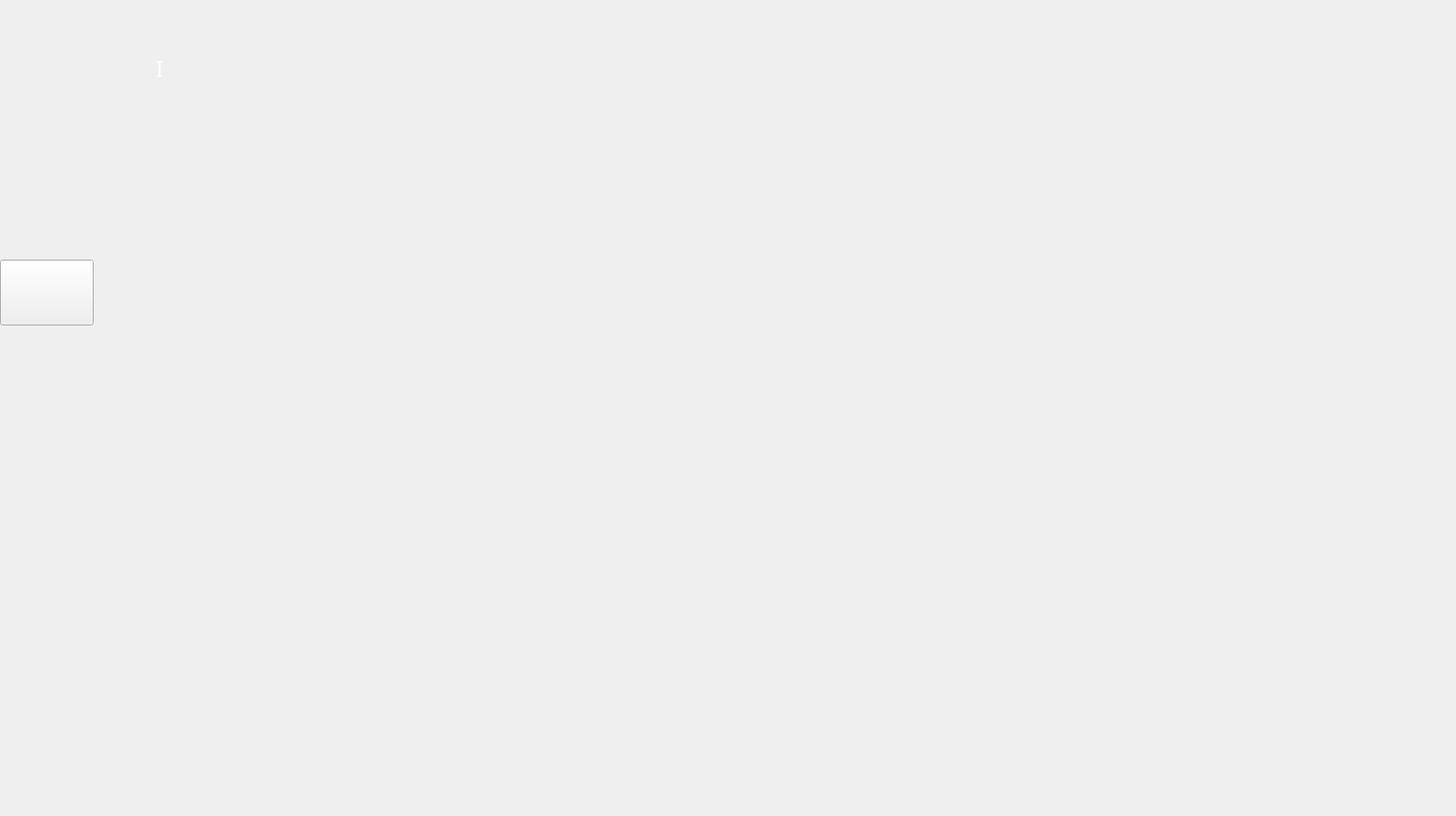
<?xml version="1.0" encoding="UTF-8"?>
<ui version="4.0">
 <class>WaveformSeparation</class>
 <widget class="QWidget" name="WaveformSeparation">
  <property name="geometry">
   <rect>
    <x>0</x>
    <y>0</y>
    <width>1570</width>
    <height>880</height>
   </rect>
  </property>
  <property name="minimumSize">
   <size>
    <width>1570</width>
    <height>880</height>
   </size>
  </property>
  <property name="maximumSize">
   <size>
    <width>1570</width>
    <height>880</height>
   </size>
  </property>
  <property name="windowTitle">
   <string>WaveformSeparation</string>
  </property>
  <widget class="QStackedWidget" name="StackedWidget">
   <property name="geometry">
    <rect>
     <x>0</x>
     <y>0</y>
     <width>1570</width>
     <height>880</height>
    </rect>
   </property>
   <property name="minimumSize">
    <size>
     <width>1570</width>
     <height>880</height>
    </size>
   </property>
   <property name="maximumSize">
    <size>
     <width>1570</width>
     <height>880</height>
    </size>
   </property>
   <property name="styleSheet">
    <string notr="true"/>
   </property>
   <property name="currentIndex">
    <number>0</number>
   </property>
   <widget class="QWidget" name="page">
    <widget class="QCustomPlot" name="widget" native="true">
     <property name="geometry">
      <rect>
       <x>160</x>
       <y>106</y>
       <width>1375</width>
       <height>160</height>
      </rect>
     </property>
     <property name="minimumSize">
      <size>
       <width>1375</width>
       <height>160</height>
      </size>
     </property>
     <property name="maximumSize">
      <size>
       <width>1375</width>
       <height>160</height>
      </size>
     </property>
     <widget class="QLabel" name="label_8">
      <property name="geometry">
       <rect>
        <x>0</x>
        <y>158</y>
        <width>1375</width>
        <height>2</height>
       </rect>
      </property>
      <property name="minimumSize">
       <size>
        <width>1375</width>
        <height>2</height>
       </size>
      </property>
      <property name="maximumSize">
       <size>
        <width>1375</width>
        <height>2</height>
       </size>
      </property>
      <property name="styleSheet">
       <string notr="true">background-image: url(:/WaveformSeparation/Line 2 (Stroke).png);</string>
      </property>
      <property name="text">
       <string/>
      </property>
     </widget>
    </widget>
    <widget class="QLabel" name="Label">
     <property name="geometry">
      <rect>
       <x>0</x>
       <y>0</y>
       <width>1570</width>
       <height>880</height>
      </rect>
     </property>
     <property name="minimumSize">
      <size>
       <width>1570</width>
       <height>880</height>
      </size>
     </property>
     <property name="maximumSize">
      <size>
       <width>1570</width>
       <height>880</height>
      </size>
     </property>
     <property name="styleSheet">
      <string notr="true">background-image: url(:/WaveformSeparation/Rectangle 4656.png);</string>
     </property>
     <property name="text">
      <string/>
     </property>
    </widget>
    <widget class="QCustomPlot" name="widget_2" native="true">
     <property name="geometry">
      <rect>
       <x>160</x>
       <y>348</y>
       <width>1375</width>
       <height>230</height>
      </rect>
     </property>
     <property name="minimumSize">
      <size>
       <width>1375</width>
       <height>230</height>
      </size>
     </property>
     <property name="maximumSize">
      <size>
       <width>1375</width>
       <height>230</height>
      </size>
     </property>
     <widget class="QLabel" name="label_9">
      <property name="geometry">
       <rect>
        <x>0</x>
        <y>228</y>
        <width>1375</width>
        <height>2</height>
       </rect>
      </property>
      <property name="minimumSize">
       <size>
        <width>1375</width>
        <height>2</height>
       </size>
      </property>
      <property name="maximumSize">
       <size>
        <width>1375</width>
        <height>2</height>
       </size>
      </property>
      <property name="styleSheet">
       <string notr="true">background-image: url(:/WaveformSeparation/Line 2 (Stroke).png);</string>
      </property>
      <property name="text">
       <string/>
      </property>
     </widget>
    </widget>
    <widget class="QCustomPlot" name="widget_3" native="true">
     <property name="geometry">
      <rect>
       <x>160</x>
       <y>660</y>
       <width>1375</width>
       <height>180</height>
      </rect>
     </property>
     <property name="minimumSize">
      <size>
       <width>1375</width>
       <height>180</height>
      </size>
     </property>
     <property name="maximumSize">
      <size>
       <width>1375</width>
       <height>180</height>
      </size>
     </property>
     <widget class="QLabel" name="label_10">
      <property name="geometry">
       <rect>
        <x>0</x>
        <y>178</y>
        <width>1375</width>
        <height>2</height>
       </rect>
      </property>
      <property name="minimumSize">
       <size>
        <width>1375</width>
        <height>2</height>
       </size>
      </property>
      <property name="maximumSize">
       <size>
        <width>1375</width>
        <height>2</height>
       </size>
      </property>
      <property name="styleSheet">
       <string notr="true">background-image: url(:/WaveformSeparation/Line 2 (Stroke).png);</string>
      </property>
      <property name="text">
       <string/>
      </property>
     </widget>
    </widget>
    <widget class="QLabel" name="ECGHigh_Label">
     <property name="geometry">
      <rect>
       <x>119</x>
       <y>91</y>
       <width>36</width>
       <height>30</height>
      </rect>
     </property>
     <property name="minimumSize">
      <size>
       <width>36</width>
       <height>30</height>
      </size>
     </property>
     <property name="maximumSize">
      <size>
       <width>36</width>
       <height>30</height>
      </size>
     </property>
     <property name="styleSheet">
      <string notr="true"/>
     </property>
     <property name="text">
      <string/>
     </property>
    </widget>
    <widget class="QLabel" name="ECGLow_Label">
     <property name="geometry">
      <rect>
       <x>119</x>
       <y>249</y>
       <width>36</width>
       <height>30</height>
      </rect>
     </property>
     <property name="minimumSize">
      <size>
       <width>36</width>
       <height>30</height>
      </size>
     </property>
     <property name="maximumSize">
      <size>
       <width>36</width>
       <height>30</height>
      </size>
     </property>
     <property name="styleSheet">
      <string notr="true"/>
     </property>
     <property name="text">
      <string/>
     </property>
    </widget>
    <widget class="QLabel" name="ArteryHigh_Label">
     <property name="geometry">
      <rect>
       <x>119</x>
       <y>333</y>
       <width>36</width>
       <height>30</height>
      </rect>
     </property>
     <property name="minimumSize">
      <size>
       <width>36</width>
       <height>30</height>
      </size>
     </property>
     <property name="maximumSize">
      <size>
       <width>36</width>
       <height>30</height>
      </size>
     </property>
     <property name="styleSheet">
      <string notr="true"/>
     </property>
     <property name="text">
      <string/>
     </property>
    </widget>
    <widget class="QLabel" name="BalloonPressureLow_Label">
     <property name="geometry">
      <rect>
       <x>119</x>
       <y>824</y>
       <width>36</width>
       <height>30</height>
      </rect>
     </property>
     <property name="minimumSize">
      <size>
       <width>36</width>
       <height>30</height>
      </size>
     </property>
     <property name="maximumSize">
      <size>
       <width>36</width>
       <height>30</height>
      </size>
     </property>
     <property name="styleSheet">
      <string notr="true"/>
     </property>
     <property name="text">
      <string/>
     </property>
    </widget>
    <widget class="QLabel" name="ArteryLow_Label">
     <property name="geometry">
      <rect>
       <x>119</x>
       <y>562</y>
       <width>36</width>
       <height>30</height>
      </rect>
     </property>
     <property name="minimumSize">
      <size>
       <width>36</width>
       <height>30</height>
      </size>
     </property>
     <property name="maximumSize">
      <size>
       <width>36</width>
       <height>30</height>
      </size>
     </property>
     <property name="styleSheet">
      <string notr="true"/>
     </property>
     <property name="text">
      <string/>
     </property>
    </widget>
    <widget class="QLabel" name="BalloonPressureHigh_Label">
     <property name="geometry">
      <rect>
       <x>119</x>
       <y>645</y>
       <width>36</width>
       <height>30</height>
      </rect>
     </property>
     <property name="minimumSize">
      <size>
       <width>36</width>
       <height>30</height>
      </size>
     </property>
     <property name="maximumSize">
      <size>
       <width>36</width>
       <height>30</height>
      </size>
     </property>
     <property name="styleSheet">
      <string notr="true"/>
     </property>
     <property name="text">
      <string/>
     </property>
    </widget>
    <widget class="QLabel" name="ECGLeadNumber_Label">
     <property name="geometry">
      <rect>
       <x>168</x>
       <y>54</y>
       <width>50</width>
       <height>40</height>
      </rect>
     </property>
     <property name="minimumSize">
      <size>
       <width>50</width>
       <height>40</height>
      </size>
     </property>
     <property name="maximumSize">
      <size>
       <width>50</width>
       <height>40</height>
      </size>
     </property>
     <property name="styleSheet">
      <string notr="true">QLabel {  font-family:  SourceHanSansCN ;color: rgb(255, 255, 255); font-size: 24px;  border: none;
 background-color: transparent;
}</string>
     </property>
     <property name="text">
      <string>I</string>
     </property>
    </widget>
    <widget class="QPushButton" name="Dial_Button">
     <property name="geometry">
      <rect>
       <x>0</x>
       <y>280</y>
       <width>101</width>
       <height>71</height>
      </rect>
     </property>
     <property name="text">
      <string/>
     </property>
    </widget>
    <widget class="QLabel" name="PressureSource">
     <property name="geometry">
      <rect>
       <x>184</x>
       <y>296</y>
       <width>90</width>
       <height>40</height>
      </rect>
     </property>
     <property name="minimumSize">
      <size>
       <width>90</width>
       <height>40</height>
      </size>
     </property>
     <property name="maximumSize">
      <size>
       <width>90</width>
       <height>40</height>
      </size>
     </property>
     <property name="text">
      <string/>
     </property>
    </widget>
    <widget class="QLabel" name="SensingElement">
     <property name="geometry">
      <rect>
       <x>284</x>
       <y>296</y>
       <width>88</width>
       <height>40</height>
      </rect>
     </property>
     <property name="minimumSize">
      <size>
       <width>88</width>
       <height>40</height>
      </size>
     </property>
     <property name="maximumSize">
      <size>
       <width>88</width>
       <height>40</height>
      </size>
     </property>
     <property name="text">
      <string/>
     </property>
    </widget>
    <widget class="QLabel" name="labelx">
     <property name="geometry">
      <rect>
       <x>359</x>
       <y>296</y>
       <width>30</width>
       <height>40</height>
      </rect>
     </property>
     <property name="minimumSize">
      <size>
       <width>30</width>
       <height>40</height>
      </size>
     </property>
     <property name="maximumSize">
      <size>
       <width>30</width>
       <height>40</height>
      </size>
     </property>
     <property name="text">
      <string/>
     </property>
    </widget>
    <widget class="QLabel" name="Zeroing_Completed">
     <property name="geometry">
      <rect>
       <x>378</x>
       <y>296</y>
       <width>107</width>
       <height>40</height>
      </rect>
     </property>
     <property name="minimumSize">
      <size>
       <width>107</width>
       <height>40</height>
      </size>
     </property>
     <property name="maximumSize">
      <size>
       <width>107</width>
       <height>40</height>
      </size>
     </property>
     <property name="text">
      <string/>
     </property>
    </widget>
    <zorder>Label</zorder>
    <zorder>widget</zorder>
    <zorder>widget_2</zorder>
    <zorder>widget_3</zorder>
    <zorder>ECGLeadNumber_Label</zorder>
    <zorder>ECGHigh_Label</zorder>
    <zorder>ECGLow_Label</zorder>
    <zorder>ArteryHigh_Label</zorder>
    <zorder>ArteryLow_Label</zorder>
    <zorder>BalloonPressureHigh_Label</zorder>
    <zorder>BalloonPressureLow_Label</zorder>
    <zorder>Dial_Button</zorder>
    <zorder>PressureSource</zorder>
    <zorder>SensingElement</zorder>
    <zorder>labelx</zorder>
    <zorder>Zeroing_Completed</zorder>
   </widget>
   <widget class="QWidget" name="page_2"/>
  </widget>
 </widget>
 <customwidgets>
  <customwidget>
   <class>QCustomPlot</class>
   <extends>QWidget</extends>
   <header location="global">qcustomplot.h</header>
   <container>1</container>
  </customwidget>
 </customwidgets>
 <resources>
  <include location="../resource/WaveformSeparation/WaveformSeparation.qrc"/>
 </resources>
 <connections/>
</ui>
